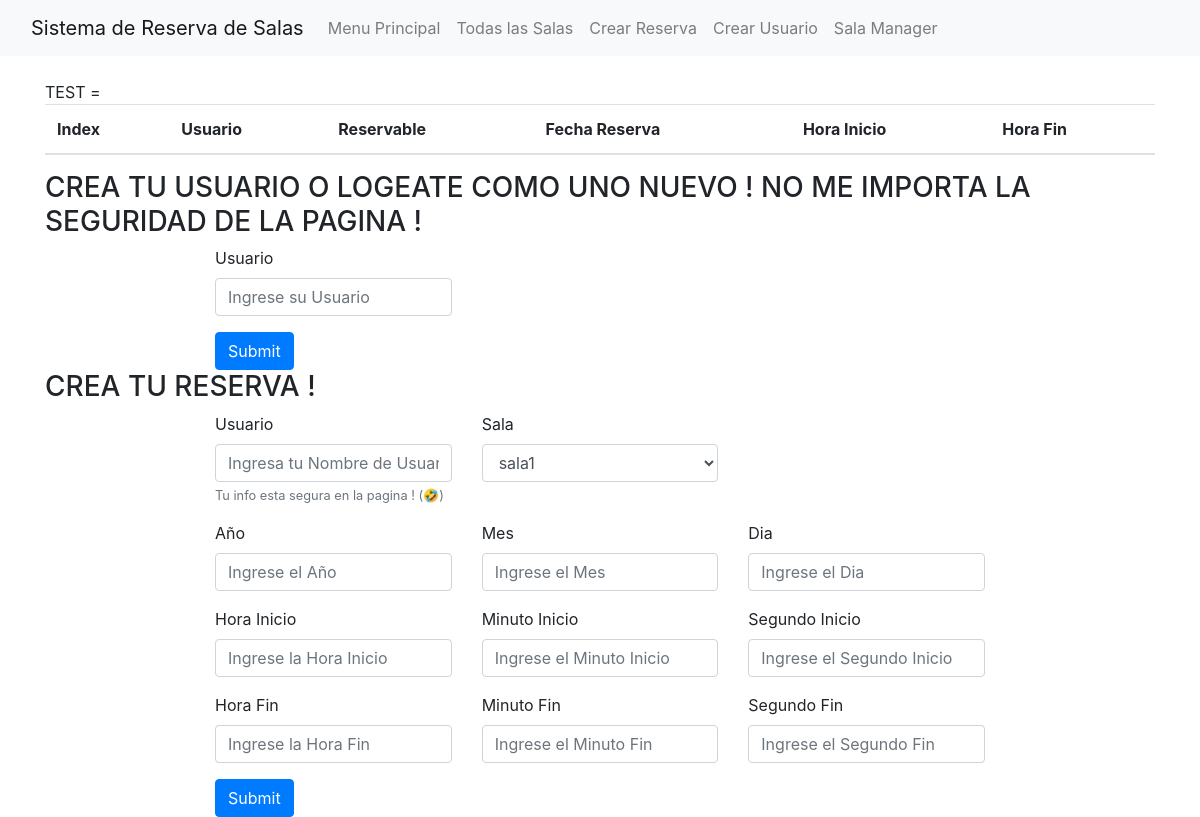
/reservas, run on an earlier commit of the app's database.
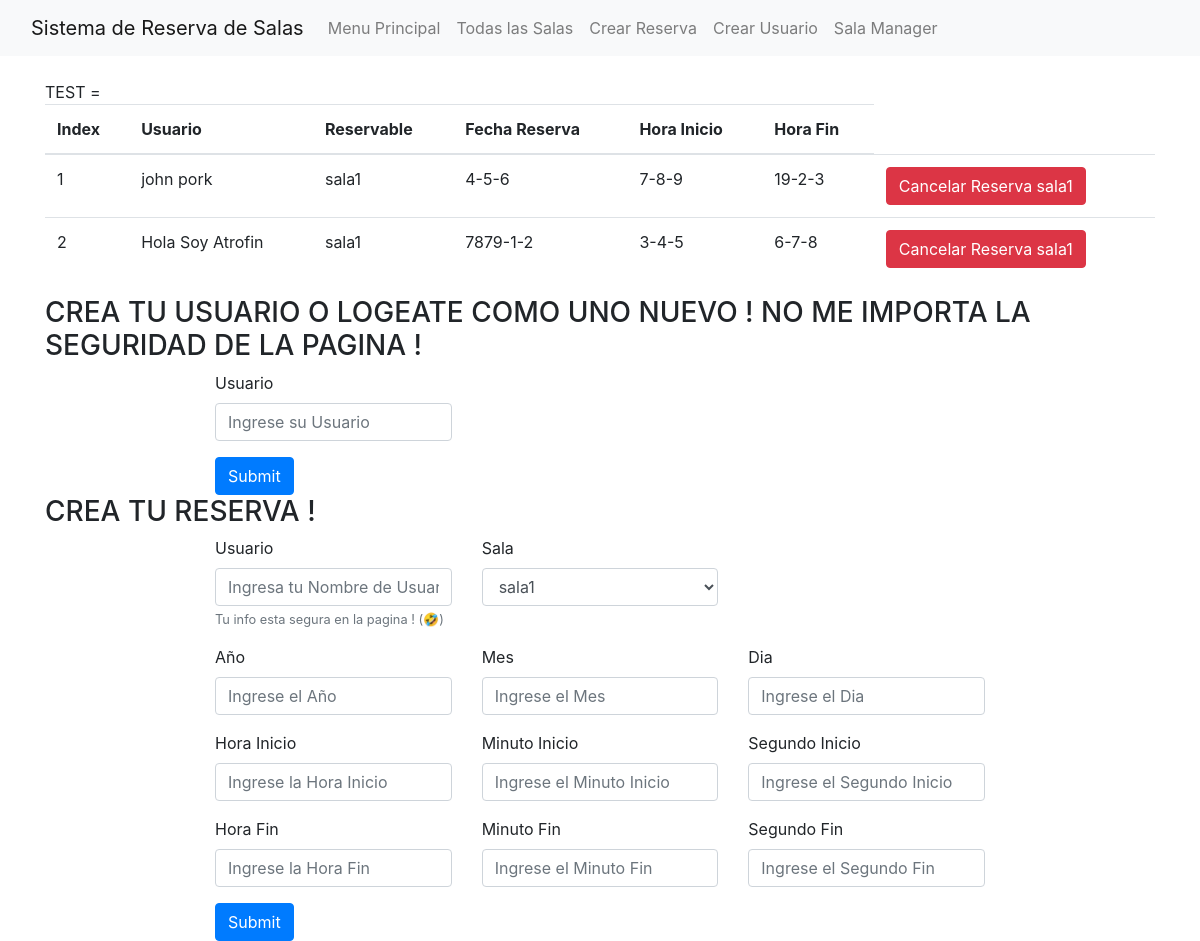
And on a later commit of the database.
### tables this page shows
CREATE TABLE reservas(
                    id INTEGER PRIMARY KEY AUTOINCREMENT,
                    sala TEXT NOT NULL,
                    usuario TEXT NOT NULL,
                    fecha DATE NOT NULL,
                    hora_inicio TIME NOT NULL,
                    hora_fin TIME NOT NULL,
                    FOREIGN KEY (sala) REFERENCES salas(nombre)
                );

### app.py (the view)
@app.route("/reservas")
def reservas():
    reserva_manager.load_reservas(reserva_dao.get_all_reservas())
    reserva_manager.load_salas(sala_dao.get_all_salas())
    salas = reserva_manager.todas_las_salas
    todas_las_reservas = reserva_manager.todas_las_reservas
    return render_template("reservas.html", salas=salas, todas_las_reservas=todas_las_reservas)

### core/fecha.py (called while the page is built)
    def __str__(self) -> str:
        return f"{self._ano}-{self._mes}-{self._dia}"

    def __str__(self) -> str:
        return f"{self._ano}"

    def __str__(self) -> str:
        return f"{self._mes}"

    def __str__(self) -> str:
        return f"{self._dia}"

### core/helpers.py (called while the page is built)
def parse_fecha(fecha_str: str) -> "Fecha":
    try:
        dia, mes, ano = map(int, fecha_str.split('-'))
        return Fecha(Ano(dia), Mes(mes), Dia(ano))
    except ValueError:
        raise ValueError("Formato de Fecha INVALIDO!")

def parse_hora(hora_str: str)->Hora:
    try:
        hora, minuto, segundo = map(int, hora_str.split("-"))
        return Tiempo(Hora(hora),Minuto(minuto),Segundo(segundo))
    except ValueError:
        raise ValueError("Formato de Hora INVALIDO !")

### core/reservamanager.py (called while the page is built)
    @property
    def todas_las_reservas(self):
        return self._todas_las_reservas

    @property
    def todas_las_salas(self):
        return self._todas_las_salas

    def load_salas(self, salas: list["Sala"]):
        self._todas_las_salas = []
        for sala in salas:
            self._todas_las_salas.append(sala)

    def load_reservas(self, reservas: list[Reserva]):
        self._todas_las_reservas = []
        for reserva in reservas:
            self._todas_las_reservas.append(reserva)

### core/sala.py (called while the page is built)
    def __str__(self) -> str:
        return self._nombre

### core/tiempo.py (called while the page is built)
    def __eq__(self, otro_tiempo: "Tiempo"):
        return self._hora == otro_tiempo._hora and self._minuto == otro_tiempo._minuto and self._segundo == otro_tiempo._segundo

    def __gt__(self, otro_tiempo: "Tiempo"):
        if self._hora > otro_tiempo._hora:
            return True
        elif self._hora < otro_tiempo._hora:
            return False
        if self._minuto > otro_tiempo._minuto:
            return True
        elif self._minuto < otro_tiempo._minuto:
            return False
        return self._segundo > otro_tiempo._segundo

    def __ge__(self, otro_tiempo: "Tiempo"):
        return self > otro_tiempo or self == otro_tiempo

    def __str__(self) -> str:
        return f"{self._hora}-{self._minuto}-{self._segundo}"

    def __eq__(self, other_hora: "Hora") -> bool:
        return self._hora == other_hora._hora

    def __gt__(self, otra_hora: "Hora"):
        return self._hora > otra_hora._hora

    def __str__(self) -> str:
        return f"{self._hora}"

    def __str__(self) -> str:
        return f"{self._minuto}"

    def __str__(self) -> str:
        return f"{self._segundo}"

### core/usuario.py (called while the page is built)
    def __str__(self) -> str:
        return self.__nombre

### templates/reservas.html (shortened to what this page needs)
{% extends 'base.html' %}
{% block content %}
TEST = {{ test }}
<table class="table">
  <thead>
    <tr>
      <th scope="col">Index</th>
      <th scope="col">Usuario</th>
      <th scope="col">Reservable</th>
      <th scope="col">Fecha Reserva</th>
      <th scope="col">Hora Inicio</th>
      <th scope="col">Hora Fin</th>
    </tr>
  </thead>
  <tbody>
    {% for reserva in todas_las_reservas %}
    <tr>
        <td>{{ loop.index }}</td>
        <td>{{ reserva._usuario_reserva }}</td>
        <td>{{ reserva._reservable }}</td>
        <td>{{ reserva._fecha_reserva }}</td>
        <td>{{ reserva._hora_inicio_reserva }}</td>
        <td>{{ reserva._hora_fin_reserva }}</td>
        <td>
          <form class="reservation-form" action="/cancelar-reserva" method="POST" onsubmit="handleSubmito(event)">
            <button type="submit" class="btn btn-danger">Cancelar Reserva {{ reserva._reservable }}</button>
        </form>
        </td>
    </tr>
    {% endfor %}
  </tbody>
</table>
{% include 'crear-usuario-form.html' %}
{% include 'crear-reserva-form.html' %}
{% endblock %}

### templates/base.html (shortened to what this page needs)
<!DOCTYPE html>
<html lang="en">
<head>
    <link rel="stylesheet" href="https://cdn.jsdelivr.net/npm/bootstrap@4.3.1/dist/css/bootstrap.min.css">
</head>
<body>
    <nav class="navbar navbar-expand-lg navbar-light bg-light">
        <div class="container-fluid">
            <a class="navbar-brand" href="/">Sistema de Reserva de Salas</a>
            <div class="collapse navbar-collapse" id="navbarNav">
                <ul class="navbar-nav">
                        <a class="nav-link" href="/">Menu Principal</a>
                    <li class="nav-item">
                        <a class="nav-link" href="/reservas">Todas las Salas</a>
                    </li>
                    <li class="nav-item">
                        <a class="nav-link" href="/crear-reserva">Crear Reserva</a>
                    </li>
                        <a class="nav-link" href="/crear-usuario">Crear Usuario</a>
                        <a class="nav-link" href="/salas">Sala Manager</a>
                </ul>
            </div>
        </div>
    </nav>
    <div class="container mt-4">
        {% block content %}{% endblock %}
    </div>
</body>
</html>

### templates/crear-usuario-form.html (shortened to what this page needs)
<marquee><b><h3> CREA TU USUARIO O LOGEATE COMO UNO NUEVO ! NO ME IMPORTA LA SEGURIDAD DE LA PAGINA !</h3></b></marquee>
<form onsubmit="handleSubmit(event)">
    <div class="container">
        <div class="row">
            <div class="col-md-4 form-group">
                <label for="Usuario">Usuario</label>
                <input type="text" name="capacidad_maxima" class="form-control" id="usuario-name" placeholder="Ingrese su Usuario">
            </div>
        </div>
        <button type="submit" class="btn btn-primary">Submit</button>
    </div>
</form>

### templates/crear-reserva-form.html (shortened to what this page needs)
    <marquee><b><h3> CREA TU RESERVA !</h3></b></marquee>
    <form action="/crear-reserva" method="POST">
        <div class="container">
            <div class="row">
                <div class="col-md-4 form-group">
                    <label for="exampleInputEmail1">Usuario</label>
                    <input type="text" name="usuario" class="form-control" id="exampleInputEmail1" aria-describedby="emailHelp" placeholder="Ingresa tu Nombre de Usuario">
                    <small id="emailHelp" class="form-text text-muted">Tu info esta segura en la pagina ! (🤣)</small>
                </div>
                <div class="col-md-4 form-group">
                    <label for="sala">Sala</label>
                    <select name="sala" class="form-control" id="exampleInputPassword1">
                        {% for sala in salas %}
                            <option value="{{sala._nombre}}">{{sala._nombre}}</option>
                        {% endfor %}
                    </select>
                </div>
            </div>
            <div class="row">
                <div class="col-md-4 form-group">
                    <label for="ano">Año</label>
                    <input type="text" name="ano" class="form-control" id="ano" placeholder="Ingrese el Año">
                </div>
                <div class="col-md-4 form-group">
                    <label for="mes">Mes</label>
                    <input type="text" name="mes" class="form-control" id="mes" placeholder="Ingrese el Mes">
                </div>
                <div class="col-md-4 form-group">
                    <label for="dia">Dia</label>
                    <input type="text" name="dia" class="form-control" id="dia" placeholder="Ingrese el Dia">
                </div>
            </div>
            <div class="row">
                <div class="col-md-4 form-group">
                    <label for="horaInicio">Hora Inicio</label>
                    <input type="text" name="hora_inicio" class="form-control" id="horaInicio" placeholder="Ingrese la Hora Inicio">
                </div>
                <div class="col-md-4 form-group">
                    <label for="minutoInicio">Minuto Inicio</label>
                    <input type="text" name="minuto_inicio" class="form-control" id="minutoInicio" placeholder="Ingrese el Minuto Inicio">
                </div>
                <div class="col-md-4 form-group">
                    <label for="segundoInicio">Segundo Inicio</label>
                    <input type="text" name="segundo_inicio" class="form-control" id="segundoInicio" placeholder="Ingrese el Segundo Inicio">
                </div>
            </div>
            <div class="row">
                <div class="col-md-4 form-group">
                    <label for="horaFin">Hora Fin</label>
                    <input type="text" name="hora_fin" class="form-control" id="horaFin" placeholder="Ingrese la Hora Fin">
                </div>
                <div class="col-md-4 form-group">
                    <label for="minutoFin">Minuto Fin</label>
                    <input type="text" name="minuto_fin" class="form-control" id="minutoFin" placeholder="Ingrese el Minuto Fin">
                </div>
                <div class="col-md-4 form-group">
                    <label for="segundoFin">Segundo Fin</label>
                    <input type="text" name="segundo_fin" class="form-control" id="segundoFin" placeholder="Ingrese el Segundo Fin">
                </div>
            </div>
            <button type="submit" class="btn btn-primary">Submit</button>
        </div>
    </form>

### templates/crear-usuario-form.html (style rules this page uses)
form { max-width: 800px; margin: 0 auto; }

### templates/crear-reserva-form.html (style rules this page uses)
form { max-width: 800px; margin: 0 auto; }

What changed in the data, as far as the page shows it:
added reservas: _usuario_reserva "john pork", _reservable "sala1", _fecha_reserva "4-5-6", _hora_inicio_reserva "7-8-9", _hora_fin_reserva "19-2-3"
added reservas: _usuario_reserva "Hola Soy Atrofin", _reservable "sala1", _fecha_reserva "7879-1-2", _hora_inicio_reserva "3-4-5", _hora_fin_reserva "6-7-8"
